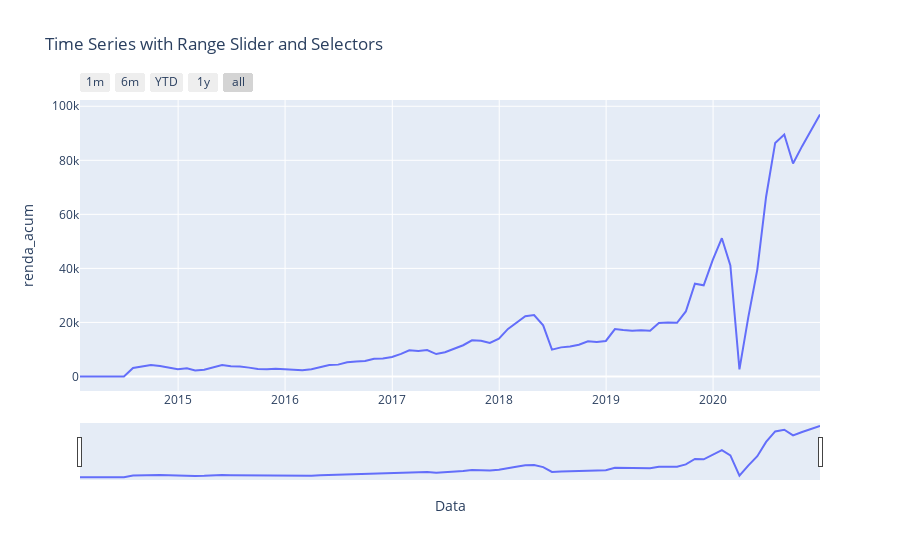

Write notebook code for a chart like this one.
### Code cell
import plotly.express as px

df_tmp = df_graph1[df_graph1['Data'] >= '2014-01-01'].sort_values('Data')

fig = px.line(df_tmp, x='Data', y='renda_acum', title='Time Series with Range Slider and Selectors')

fig.update_xaxes(
    rangeslider_visible=True,
    rangeselector=dict(
        buttons=list([
            dict(count=1, label="1m", step="month", stepmode="backward"),
            dict(count=6, label="6m", step="month", stepmode="backward"),
            dict(count=1, label="YTD", step="year", stepmode="todate"),
            dict(count=1, label="1y", step="year", stepmode="backward"),
            dict(step="all")
        ])
    )
)
fig.show()

### Figure 1 — Plotly figure (JSON) as saved in the notebook; plotly's stock layout.template omitted (floating-point values rounded to 4 significant figures)
{"data": [{"hovertemplate": "Data=%{x}<br>renda_acum=%{y}<extra></extra>", "legendgroup": "", "line": {"color": "#636efa", "dash": "solid"}, "mode": "lines", "name": "", "orientation": "v", "showlegend": false, "type": "scatter", "x": ["2014-01-31T00:00:00", "2014-02-28T00:00:00", "2014-03-31T00:00:00", "2014-04-30T00:00:00", "2014-05-31T00:00:00", "2014-06-30T00:00:00", "2014-07-31T00:00:00", "2014-08-31T00:00:00", "2014-09-30T00:00:00", "2014-10-31T00:00:00", "2014-11-30T00:00:00", "2014-12-31T00:00:00", "2015-01-31T00:00:00", "2015-02-28T00:00:00", "2015-03-31T00:00:00", "2015-04-30T00:00:00", "2015-05-31T00:00:00", "2015-06-30T00:00:00", "2015-07-31T00:00:00", "2015-08-31T00:00:00", "2015-09-30T00:00:00", "2015-10-31T00:00:00", "2015-11-30T00:00:00", "2015-12-31T00:00:00", "2016-01-31T00:00:00", "2016-02-29T00:00:00", "2016-03-31T00:00:00", "2016-04-30T00:00:00", "2016-05-31T00:00:00", "2016-06-30T00:00:00", "2016-07-31T00:00:00", "2016-08-31T00:00:00", "2016-09-30T00:00:00", "2016-10-31T00:00:00", "2016-11-30T00:00:00", "2016-12-31T00:00:00", "2017-01-31T00:00:00", "2017-02-28T00:00:00", "2017-03-31T00:00:00", "2017-04-30T00:00:00", "2017-05-31T00:00:00", "2017-06-30T00:00:00", "2017-07-31T00:00:00", "2017-08-31T00:00:00", "2017-09-30T00:00:00", "2017-10-31T00:00:00", "2017-11-30T00:00:00", "2017-12-31T00:00:00", "2018-01-31T00:00:00", "2018-02-28T00:00:00", "2018-03-31T00:00:00", "2018-04-30T00:00:00", "2018-05-31T00:00:00", "2018-06-30T00:00:00", "2018-07-31T00:00:00", "2018-08-31T00:00:00", "2018-09-30T00:00:00", "2018-10-31T00:00:00", "2018-11-30T00:00:00", "2018-12-31T00:00:00", "2019-01-31T00:00:00", "2019-02-28T00:00:00", "2019-03-31T00:00:00", "2019-04-30T00:00:00", "2019-05-31T00:00:00", "2019-06-30T00:00:00", "2019-07-31T00:00:00", "2019-08-31T00:00:00", "2019-09-30T00:00:00", "2019-10-31T00:00:00", "2019-11-30T00:00:00", "2019-12-31T00:00:00", "2020-01-31T00:00:00", "2020-02-29T00:00:00", "2020-03-31T00:00:00", "2020-04-30T00:00:00", "2020-05-31T00:00:00", "2020-06-30T00:00:00", "2020-07-31T00:00:00", "2020-08-31T00:00:00", "2020-09-30T00:00:00", "2020-10-31T00:00:00", "2020-12-31T00:00:00"], "xaxis": "x", "y": [0, 0, 0, 0, 0, 0, 3105.0, 3540.0, 4204.0, 3860.0, 3354.0, 2699.0, 3007.0, 2234.0, 2515.0, 3458.0, 4252.0, 3818.0, 3720.0, 3267.0, 2720.0, 2709.0, 2863.0, 2661.0, 2458.0, 2270.0, 2707.0, 3573.0, 4205.0, 4376.0, 5220.0, 5539.0, 5729.0, 6560.0, 6685.0, 7231.0, 8337.0, 9669.0, 9420.0, 9761.0, 8280.0, 8961.0, 10320.0, 11560.0, 13390.0, 13210.0, 12380.0, 13970.0, 17590.0, 19740.0, 22320.0, 22740.0, 18940.0, 9928.0, 10760.0, 11070.0, 11760.0, 13020.0, 12730.0, 13130.0, 17560.0, 17220.0, 16960.0, 17050.0, 16880.0, 19770.0, 19980.0, 19870.0, 24050.0, 34340.0, 33760.0, 43120.0, 51180.0, 41100.0, 2633.0, 21770.0, 39550.0, 66520.0, 86440.0, 89570.0, 78800.0, 85250.0, 96940.0], "yaxis": "y"}], "layout": {"legend": {"tracegroupgap": 0}, "title": {"text": "Time Series with Range Slider and Selectors"}, "xaxis": {"anchor": "y", "domain": [0, 1], "rangeselector": {"buttons": [{"count": 1, "label": "1m", "step": "month", "stepmode": "backward"}, {"count": 6, "label": "6m", "step": "month", "stepmode": "backward"}, {"count": 1, "label": "YTD", "step": "year", "stepmode": "todate"}, {"count": 1, "label": "1y", "step": "year", "stepmode": "backward"}, {"step": "all"}]}, "rangeslider": {"visible": true}, "title": {"text": "Data"}}, "yaxis": {"anchor": "x", "domain": [0, 1], "title": {"text": "renda_acum"}}}}
